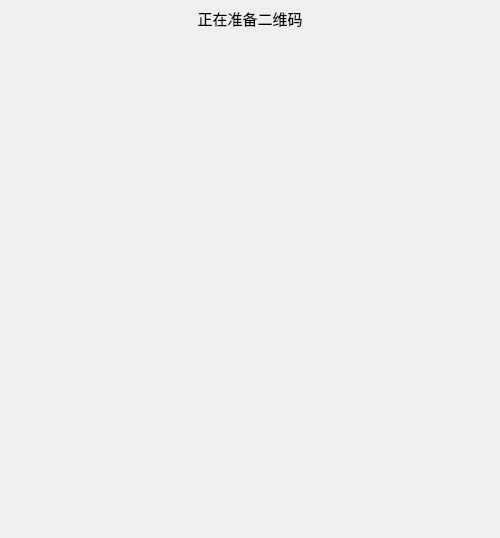
<?xml version="1.0" encoding="UTF-8"?>
<ui version="4.0">
 <class>DialogLogin</class>
 <widget class="QDialog" name="DialogLogin">
  <property name="geometry">
   <rect>
    <x>0</x>
    <y>0</y>
    <width>500</width>
    <height>538</height>
   </rect>
  </property>
  <property name="minimumSize">
   <size>
    <width>500</width>
    <height>538</height>
   </size>
  </property>
  <property name="maximumSize">
   <size>
    <width>500</width>
    <height>538</height>
   </size>
  </property>
  <property name="font">
   <font>
    <family>HarmonyOS Sans SC</family>
    <pointsize>11</pointsize>
   </font>
  </property>
  <property name="windowTitle">
   <string>二维码登录</string>
  </property>
  <layout class="QVBoxLayout" name="verticalLayout">
   <property name="leftMargin">
    <number>0</number>
   </property>
   <property name="topMargin">
    <number>7</number>
   </property>
   <property name="rightMargin">
    <number>0</number>
   </property>
   <property name="bottomMargin">
    <number>0</number>
   </property>
   <item>
    <widget class="QLabel" name="label_status">
     <property name="sizePolicy">
      <sizepolicy hsizetype="Preferred" vsizetype="Preferred">
       <horstretch>0</horstretch>
       <verstretch>0</verstretch>
      </sizepolicy>
     </property>
     <property name="text">
      <string>正在准备二维码</string>
     </property>
     <property name="alignment">
      <set>Qt::AlignCenter</set>
     </property>
    </widget>
   </item>
   <item>
    <widget class="QLabel" name="label_qrcode">
     <property name="sizePolicy">
      <sizepolicy hsizetype="Preferred" vsizetype="Expanding">
       <horstretch>0</horstretch>
       <verstretch>0</verstretch>
      </sizepolicy>
     </property>
     <property name="text">
      <string/>
     </property>
     <property name="scaledContents">
      <bool>true</bool>
     </property>
     <property name="alignment">
      <set>Qt::AlignCenter</set>
     </property>
    </widget>
   </item>
  </layout>
 </widget>
 <resources/>
 <connections/>
</ui>
